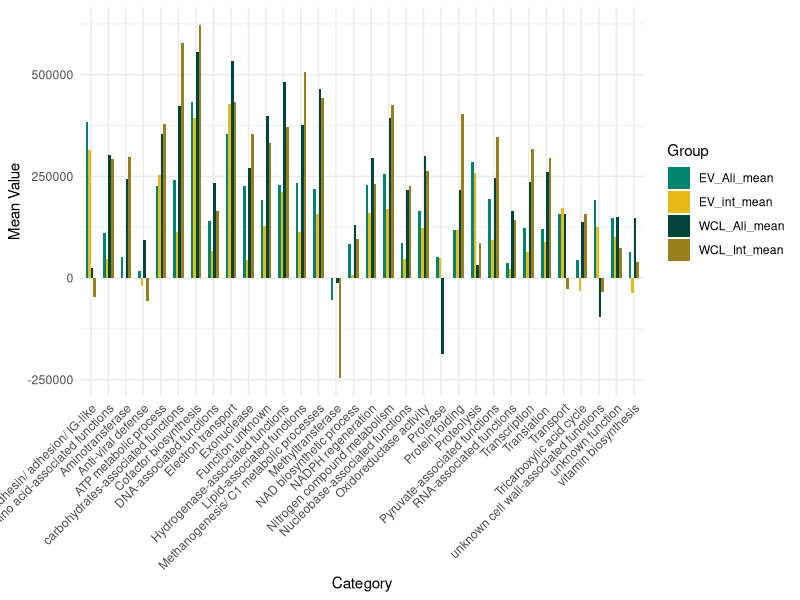
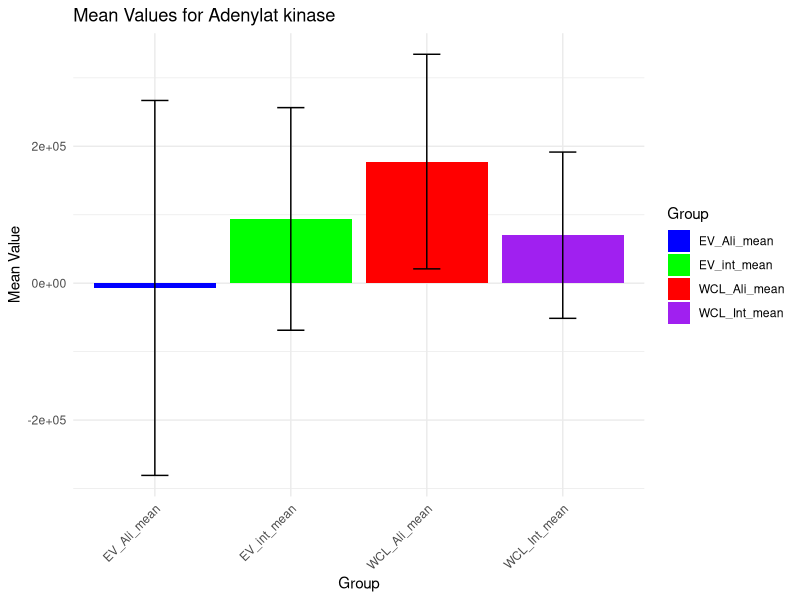

Source code (R) for these figures, in order:
# Install and load necessary packages
install.packages("ggplot2")
library(ggplot2)

# Read the data from tab-delimited file
data <- read.delim("intensities_v2.txt")

# Check the structure of your data
str(data)

# Calculate mean values for each category and each group
library(dplyr)
data_mean <- data %>%
  mutate_at(vars(starts_with("EV_Ali"), starts_with("EV_int"), starts_with("WCL_Ali"), starts_with("WCL_Int")), function(x) as.numeric(gsub(",", "", x))) %>%
  group_by(Category) %>%
  summarise(
    EV_Ali_mean = mean(c(EV_Ali_19, EV_Ali_25, EV_Ali_26)),
    EV_int_mean = mean(c(EV_int24_2, EV_int30_2, EV_int32_1)),
    WCL_Ali_mean = mean(c(WCL_Ali_19, WCL_Ali_25, WCL_Ali_26)),
    WCL_Int_mean = mean(c(WCL_Int_24, WCL_Int_30, WCL_Int_31))
  )

# Reshape the data for plotting
data_mean_long <- tidyr::gather(data_mean, key = "Group", value = "Mean", -Category)

# Create the grouped barplot with specific colors and increased space between sets
ggplot(data_mean_long, aes(x = Category, y = Mean, fill = Group)) +
  geom_bar(stat = "identity", position = position_dodge(width = 0.6), width = 0.6) +  # Adjust dodge width
  scale_fill_manual(values = c("EV_Ali_mean" = "#018571ff", "EV_int_mean" = "#e6bb18ff", "WCL_Ali_mean" = "#01453bff", "WCL_Int_mean" = "#92760ff0")) +  # Set specific colors for each group
  labs(x = "Category", y = "Mean Value") +
  theme_minimal() +
  theme(axis.text.x = element_text(angle = 45, hjust = 1))

####select specific functions
# Read the data from tab-delimited file
data <- read.delim("intensities_v2.txt")

# Calculate standard deviation for each category and each group
library(dplyr)

data_sd <- data %>%
  mutate_at(vars(starts_with("EV_Ali"), starts_with("EV_int"), starts_with("WCL_Ali"), starts_with("WCL_Int")), function(x) as.numeric(gsub(",", "", x))) %>%
  group_by(Annotation) %>%
  summarise(
    EV_Ali_sd = sd(c(EV_Ali_19, EV_Ali_25, EV_Ali_26)),
    EV_int_sd = sd(c(EV_int24_2, EV_int30_2, EV_int32_1)),
    WCL_Ali_sd = sd(c(WCL_Ali_19, WCL_Ali_25, WCL_Ali_26)),
    WCL_Int_sd = sd(c(WCL_Int_24, WCL_Int_30, WCL_Int_31))
  )

# Calculate mean values for each category and each group
data_mean <- data %>%
  mutate_at(vars(starts_with("EV_Ali"), starts_with("EV_int"), starts_with("WCL_Ali"), starts_with("WCL_Int")), function(x) as.numeric(gsub(",", "", x))) %>%
  group_by(Annotation) %>%
  summarise(
    EV_Ali_mean = mean(c(EV_Ali_19, EV_Ali_25, EV_Ali_26)),
    EV_int_mean = mean(c(EV_int24_2, EV_int30_2, EV_int32_1)),
    WCL_Ali_mean = mean(c(WCL_Ali_19, WCL_Ali_25, WCL_Ali_26)),
    WCL_Int_mean = mean(c(WCL_Int_24, WCL_Int_30, WCL_Int_31))
  )

# Merge mean and standard deviation data
data_summary <- left_join(data_mean, data_sd, by = "Annotation")

# Reshape the data for plotting
data_mean_long <- tidyr::gather(data_summary, key = "Group", value = "Mean", -Annotation, -ends_with("_sd"))

# Filter the data for the specific annotation (e.g., "Adenylat kinase")
specific_annotation <- data_mean_long[data_mean_long$Annotation == "Adenylat kinase", ]

# Create a new column for error bars
specific_annotation <- specific_annotation %>%
  mutate(SD = case_when(
    Group == "EV_Ali_mean" ~ EV_Ali_sd,
    Group == "EV_int_mean" ~ EV_int_sd,
    Group == "WCL_Ali_mean" ~ WCL_Ali_sd,
    Group == "WCL_Int_mean" ~ WCL_Int_sd
  ))

# Create the bar plot with error bars for the specific annotation
ggplot(specific_annotation, aes(x = Group, y = Mean, fill = Group)) +
  geom_bar(stat = "identity") +
  geom_errorbar(aes(ymin = Mean - SD, ymax = Mean + SD), width = 0.2, position = position_dodge(width = 0.5)) +  # Add error bars
  scale_fill_manual(values = c("EV_Ali_mean" = "blue", "EV_int_mean" = "green", "WCL_Ali_mean" = "red", "WCL_Int_mean" = "purple")) +  # Set specific colors for each group
  labs(x = "Group", y = "Mean Value", title = "Mean Values for Adenylat kinase") +
  theme_minimal() +
  theme(axis.text.x = element_text(angle = 45, hjust = 1))
